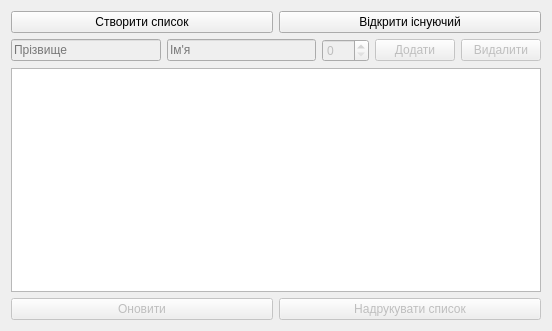
<?xml version="1.0" encoding="UTF-8"?>
<ui version="4.0">
 <class>Students</class>
 <widget class="QWidget" name="Students">
  <property name="geometry">
   <rect>
    <x>0</x>
    <y>0</y>
    <width>552</width>
    <height>331</height>
   </rect>
  </property>
  <property name="windowTitle">
   <string>Студенти</string>
  </property>
  <layout class="QVBoxLayout" name="verticalLayout_2">
   <item>
    <layout class="QHBoxLayout" name="horizontalLayout">
     <item>
      <widget class="QPushButton" name="pushButtonCreateList">
       <property name="text">
        <string>Створити список</string>
       </property>
      </widget>
     </item>
     <item>
      <widget class="QPushButton" name="pushButtonOpenList">
       <property name="text">
        <string>Відкрити існуючий</string>
       </property>
      </widget>
     </item>
    </layout>
   </item>
   <item>
    <layout class="QVBoxLayout" name="verticalLayout">
     <item>
      <layout class="QHBoxLayout" name="horizontalLayout_2">
       <item>
        <widget class="QLineEdit" name="lineEditSurname">
         <property name="enabled">
          <bool>false</bool>
         </property>
         <property name="focusPolicy">
          <enum>Qt::StrongFocus</enum>
         </property>
         <property name="text">
          <string/>
         </property>
         <property name="placeholderText">
          <string>Прізвище</string>
         </property>
        </widget>
       </item>
       <item>
        <widget class="QLineEdit" name="lineEditName">
         <property name="enabled">
          <bool>false</bool>
         </property>
         <property name="placeholderText">
          <string>Ім'я</string>
         </property>
        </widget>
       </item>
       <item>
        <widget class="QSpinBox" name="spinBox">
         <property name="enabled">
          <bool>false</bool>
         </property>
         <property name="maximum">
          <number>999</number>
         </property>
        </widget>
       </item>
       <item>
        <widget class="QPushButton" name="pushButtonAdd">
         <property name="enabled">
          <bool>false</bool>
         </property>
         <property name="text">
          <string>Додати</string>
         </property>
        </widget>
       </item>
       <item>
        <widget class="QPushButton" name="pushButtonDelete">
         <property name="enabled">
          <bool>false</bool>
         </property>
         <property name="text">
          <string>Видалити</string>
         </property>
        </widget>
       </item>
      </layout>
     </item>
    </layout>
   </item>
   <item>
    <widget class="QTableWidget" name="tableWidget"/>
   </item>
   <item>
    <layout class="QHBoxLayout" name="horizontalLayout_3">
     <item>
      <widget class="QPushButton" name="pushButtonUpdate">
       <property name="enabled">
        <bool>false</bool>
       </property>
       <property name="text">
        <string>Оновити</string>
       </property>
      </widget>
     </item>
     <item>
      <widget class="QPushButton" name="pushButtonPrint">
       <property name="enabled">
        <bool>false</bool>
       </property>
       <property name="text">
        <string>Надрукувати список</string>
       </property>
      </widget>
     </item>
    </layout>
   </item>
  </layout>
 </widget>
 <resources/>
 <connections/>
</ui>
